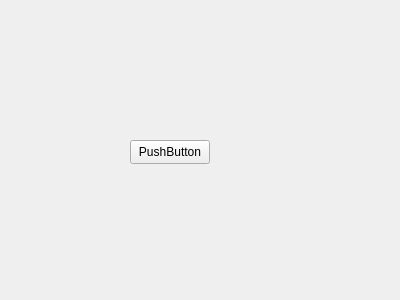
<?xml version="1.0" encoding="UTF-8"?>
<ui version="4.0">
 <class>Music</class>
 <widget class="QWidget" name="Music">
  <property name="geometry">
   <rect>
    <x>0</x>
    <y>0</y>
    <width>400</width>
    <height>300</height>
   </rect>
  </property>
  <property name="windowTitle">
   <string>Form</string>
  </property>
  <widget class="QPushButton" name="pushButton">
   <property name="geometry">
    <rect>
     <x>130</x>
     <y>140</y>
     <width>80</width>
     <height>24</height>
    </rect>
   </property>
   <property name="text">
    <string>PushButton</string>
   </property>
  </widget>
 </widget>
 <resources/>
 <connections/>
</ui>
